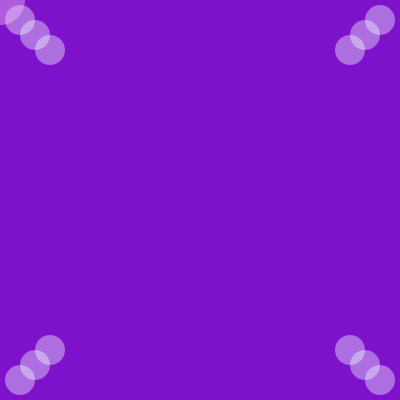
Frame 1 (no input)
Frame 60 (the mouse pressed at the canvas centre just before this capture): identical to frame 1, image omitted
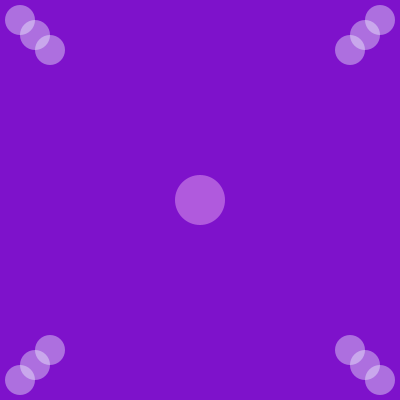
Frame 120 (the mouse held since frame 60 and released just before this capture)

The Processing sketch that drew these frames (run headless with seeded random() and noise(); from frame 60 on, the mouse is pressed at the canvas centre):

// Processing sketch: processing_42484
// ── processing_42484.pde

void setup(){
  size(400,400);
  background(126,18,203);
  smooth();
}

void draw(){
  background(126,18,203);
  fill(244,299,255,100);
  noStroke();
  ellipse(50,50,30,30);
  ellipse(35,35,30,30);
  ellipse(20,20,30,30);
  
  ellipse(350,350,30,30);
  ellipse(365,365,30,30);
  ellipse(380,380,30,30);
  
  ellipse(350,50,30,30);
  ellipse(365,35,30,30);
  ellipse(380,20,30,30);
  
  ellipse(50,350,30,30);
  ellipse(35,365,30,30);
  ellipse(20,380,30,30);
  
  fill(252,201,251,100);
  ellipse(mouseX,mouseY,50,50);
}
                
                
